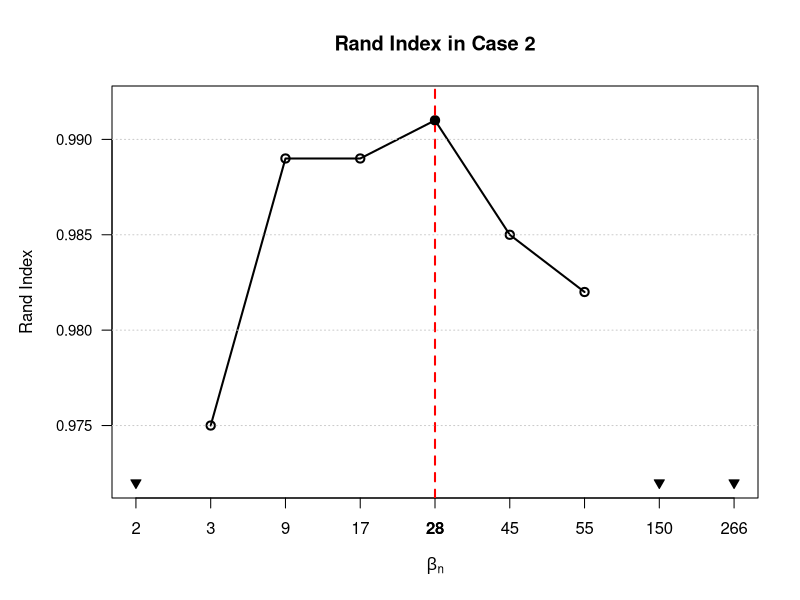

Reproduce this figure in R.
# Parameters
n <- 800

# Y-axis data (Case 2)
y <- c(0.925, 0.975, 0.989, 0.989, 0.991, 0.985, 0.982, 0.316, 0.536)

# X-axis labels
x_labels <- c(
  2,
  floor(n^(1/5)), floor(n^(1/3)), floor(n^(3/7)), floor(n^(1/2)),
  floor(n^(4/7)), floor(n^(3/5)), floor(n^(3/4)), floor(n / 3)
)

# Equally spaced x positions
x_index <- 1:length(y)

# Focus on the region around the optimum
ylim_focus <- c(0.972, 0.992)

# Do not connect points outside the displayed y-range
y_plot <- y
y_plot[y < ylim_focus[1] | y > ylim_focus[2]] <- NA

# Margins
par(mar = c(5, 5.5, 4.2, 2) + 0.1)

# Plot
plot(x_index, y_plot,
     type = "o",
     lwd = 2,
     pch = 1,
     cex = 1.1,
     xaxt = "n",
     yaxt = "n",
     ylim = ylim_focus,
     xlab = expression(beta[n]),
     ylab = "",
     main = "Rand Index in Case 2"
)

# X-axis
axis(1, at = x_index, labels = x_labels)

# Y-axis
axis(2, at = c(0.975, 0.980, 0.985, 0.990), las = 1, cex.axis = 0.9)

# Manual y-axis label to avoid overlap
mtext("Rand Index", side = 2, line = 3.8)

# Highlight beta_n = 28
abline(v = 5, col = "red", lty = 2, lwd = 2)
points(5, y[5], pch = 16, cex = 1.2)
mtext("28", side = 1, at = 5, line = 1, font = 2)

# Mark truncated points at the lower boundary
clipped_idx <- which(y < ylim_focus[1])
points(clipped_idx, rep(ylim_focus[1], length(clipped_idx)),
       pch = 25, bg = "black", cex = 1)

# Grid
grid(nx = NA, ny = NULL, lty = 3, col = "grey80")
